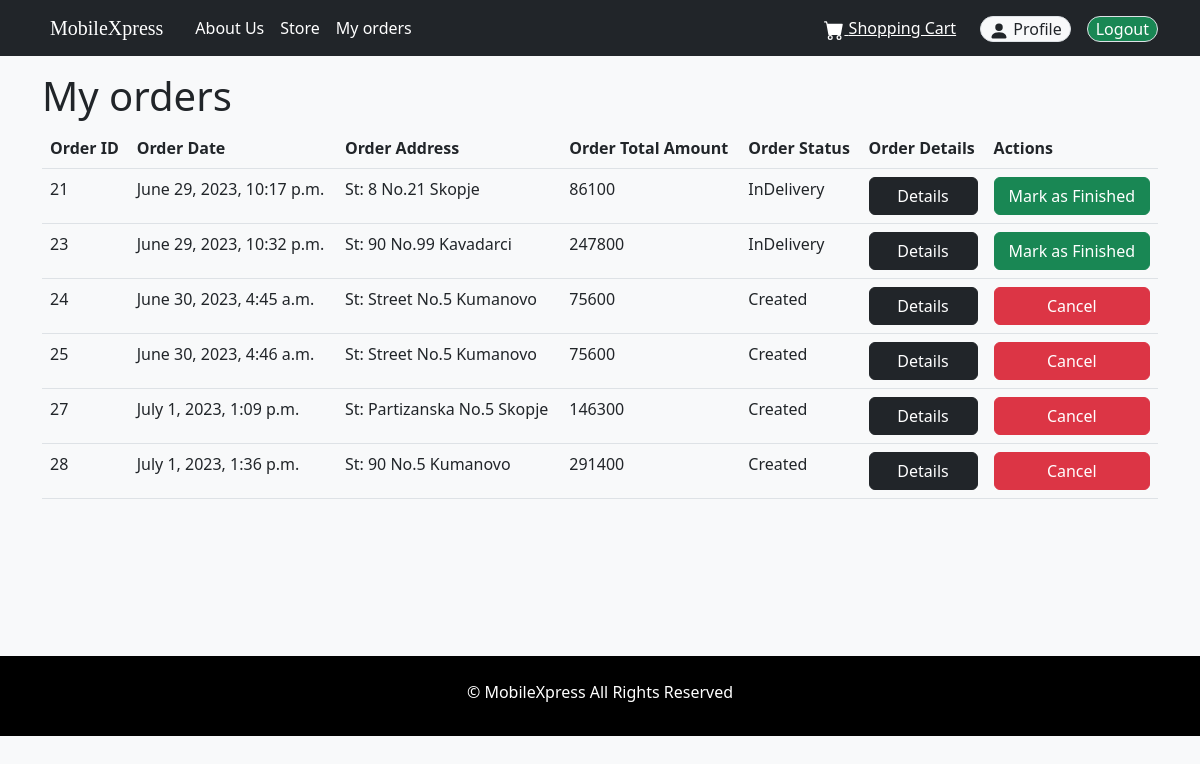
Page /my_orders (signed in) on the committed database.
### MobileXpress/models.py (models this page shows, shortened)
class Order(models.Model):
    user = models.ForeignKey(CustomUser, on_delete=models.CASCADE)
    cart = models.ForeignKey(ShoppingCart, on_delete=models.CASCADE)
    total_amount = models.IntegerField()
    date_created = models.DateTimeField(auto_now_add=True)
    order_status = models.CharField(max_length=100,
                                    choices=(
                                        [('Created', 'Created'), ('InDelivery', 'InDelivery'),
                                         ('Finished', 'Finished')]))
    full_name = models.CharField(max_length=100)
    street = models.CharField(max_length=100)
    number = models.CharField(max_length=100)
    city = models.CharField(max_length=100)
    phone = models.CharField(max_length=100)
    payment_method = models.CharField(max_length=100, choices=([('On Delivery', 'On Delivery'), ('Card', 'Card')]))

### MobileXpress/views.py (the view)
# urls.py: path('my_orders', my_orders, name="my_orders"),
def my_orders(request):
    return render(request, "my_orders.html", context={
        "orders": Order.objects.all().filter(user__user=request.user)
    })

### templates/my_orders.html (shortened to what this page needs)
{% extends 'base.html' %}
{% block content %}
    <h1 class="display-6">My orders</h1>
    <table class="table pt-3">
        <thead>
        <tr>
            <th>Order ID</th>
            <th>Order Date</th>
            <th>Order Address</th>
            <th>Order Total Amount</th>
            <th>Order Status</th>
            <th>Order Details</th>
            <th>Actions</th>
        </thead>
        <tbody>
        {% for order in orders %}
            <tr>
            <td>{{ order.id }}</td>
            <td>{{ order.date_created }}</td>
            <td>St: {{ order.street }} No.{{ order.number }} {{ order.city }}</td>
            <td>{{ order.total_amount }}</td>
            <td>{{ order.order_status }}</td>
            <td><a href="{% url 'order_details' order.id %}" class="btn btn-dark w-100">Details</a></td>
            {% if order.order_status == 'Created' %}
                <td><a href="{% url 'cancel_order' order.id %}" class="btn btn-danger w-100">Cancel</a></td>
            {% endif %}
            {% if order.order_status == 'InDelivery' %}
                <td><a href="{% url 'finished_order' order.id %}" class="btn btn-success w-100">Mark as Finished</a></td>
            {% endif %}
        {% endfor %}
    </table>
{% endblock %}

### rows in the picture
Order: id "21", date_created "June 29, 2023, 10:17 p.m.", street "8", number "21", city "Skopje", total_amount "86100", order_status "InDelivery", shows "Mark as Finished"
Order: id "23", date_created "June 29, 2023, 10:32 p.m.", street "90", number "99", city "Kavadarci", total_amount "247800", order_status "InDelivery", shows "Mark as Finished"
Order: id "24", date_created "June 30, 2023, 4:45 a.m.", street "Street", number "5", city "Kumanovo", total_amount "75600", order_status "Created", shows "Cancel"
Order: id "25", date_created "June 30, 2023, 4:46 a.m.", street "Street", number "5", city "Kumanovo", total_amount "75600", order_status "Created", shows "Cancel"
Order: id "27", date_created "July 1, 2023, 1:09 p.m.", street "Partizanska", number "5", city "Skopje", total_amount "146300", order_status "Created", shows "Cancel"
Order: id "28", date_created "July 1, 2023, 1:36 p.m.", street "90", number "5", city "Kumanovo", total_amount "291400", order_status "Created", shows "Cancel"
